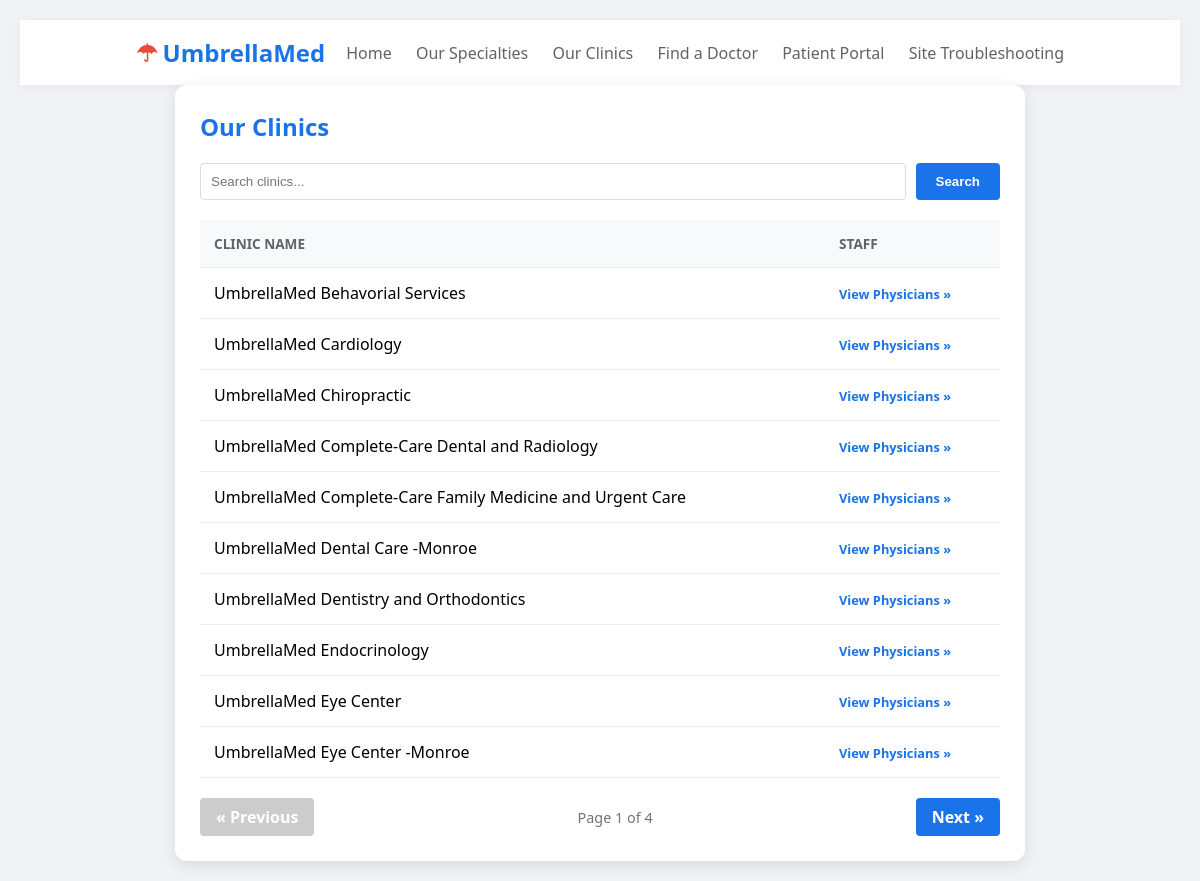
Screenshot of /clinics.php with the database file from the repository.
### tables this page shows
CREATE TABLE `clinics` (
  `clinic_id` int NOT NULL AUTO_INCREMENT,
  `clinic_name` varchar(100) NOT NULL,
  `clinic_address` varchar(255) NOT NULL,
  `clinic_suite` varchar(45) NOT NULL,
  `clinic_city` varchar(45) NOT NULL,
  `clinic_state` varchar(2) NOT NULL,
  `clinic_zip` varchar(45) NOT NULL,
  `clinic_phone` varchar(45) NOT NULL,
  `clinic_fax` varchar(45) NOT NULL,
  PRIMARY KEY (`clinic_id`)
);

### www/clinics.php (the view, shortened to what this page needs)
<!DOCTYPE html>
<html lang="en">
<head>
</head>
<body>
<nav>
    <div class="logo"><span>☂</span> UmbrellaMed</div>
    <div class="links">
        <a href="Umbrellamed.php">Home</a>
        <a href="specialties.php">Our Specialties</a>
        <a href="clinics.php">Our Clinics</a>
        <a href="physicians.php">Find a Doctor</a> <a href="#">Patient Portal</a>
        <a href="index.php">Site Troubleshooting</a>
    </div>
</nav>
<div class="container">
    <div class="header-bar">
        <h2>Our Clinics</h2>
    </div>
    <form method="GET" class="search-form">
        <input type="text" name="search" class="search-input" placeholder="Search clinics..." value="<?php echo isset($_GET['search']) ? htmlspecialchars($_GET['search']) : ''; ?>">
        <button type="submit" class="search-btn">Search</button>
    </form>
    <?php
    $servername = "localhost";
    $username = "UmbrellaUser";
    $password = "Net260Rocks!";
    $dbname = "umbrellamed";
    $conn = mysqli_connect($servername, $username, $password, $dbname);
    $search = isset($_GET['search']) ? mysqli_real_escape_string($conn, $_GET['search']) : '';
    $limit = 10;
    $page = isset($_GET['page']) ? (int)$_GET['page'] : 1;
    $offset = ($page - 1) * $limit;
    $where_clause = $search !== "" ? "WHERE clinic_name LIKE '%$search%'" : "";
    $total_sql = "SELECT COUNT(*) FROM clinics $where_clause";
    $total_result = mysqli_query($conn, $total_sql);
    $total_rows = mysqli_fetch_array($total_result)[0];
    $total_pages = ceil($total_rows / $limit);
    $sql = "SELECT clinic_id, clinic_name FROM clinics $where_clause ORDER BY clinic_name LIMIT $limit OFFSET $offset";
    $results = mysqli_query($conn, $sql);
    $search_param = ($search !== "") ? "&search=" . urlencode($search) : "";
    if (mysqli_num_rows($results) > 0) {
        echo "<table><tr><th>Clinic Name</th><th>Staff</th></tr>";
        while($row = mysqli_fetch_assoc($results)) {
            echo "<tr>";
            echo "<td>" . htmlspecialchars($row["clinic_name"]) . "</td>";
            echo "<td><a href='physicians.php?search=" . urlencode($row["clinic_name"]) . "' class='view-docs'>View Physicians &raquo;</a></td>";
            echo "</tr>";
        }
        echo "</table>";
        echo "<div class='pagination'>";
        echo ($page > 1) ? "<a href='?page=" . ($page - 1) . "$search_param' class='btn'>&laquo; Previous</a>" : "<a class='btn disabled'>&laquo; Previous</a>";
        echo "<span class='page-info'>Page $page of " . ($total_pages ?: 1) . "</span>";
        echo ($page < $total_pages) ? "<a href='?page=" . ($page + 1) . "$search_param' class='btn'>Next &raquo;</a>" : "<a class='btn disabled'>Next &raquo;</a>";
        echo "</div>";
    } else {
        echo "<p>No clinics found.</p>";
    }
    ?>
</div>
</body>
</html>

### www/clinics.php (style rules this page uses)
nav { background: white; padding: 1rem 10%; display: flex; justify-content: space-between; align-items: center; box-shadow: 0 2px 10px rgba(0,0,0,0.05); }
.logo { font-size: 1.5rem; font-weight: bold; color: #1a73e8; display: flex; align-items: center; }
.logo span { color: #e74c3c; margin-right: 5px; }
nav a { text-decoration: none; color: #5f6368; margin-left: 20px; font-weight: 500; }
body { font-family: 'Segoe UI', Tahoma, Geneva, Verdana, sans-serif; margin: 20px; background-color: #f0f2f5; }
.container { max-width: 800px; margin: auto; background: white; padding: 25px; border-radius: 12px; box-shadow: 0 4px 15px rgba(0,0,0,0.1); }
.header-bar { display: flex; justify-content: space-between; align-items: center; margin-bottom: 20px; }
h2 { color: #1a73e8; margin: 0; }
.search-form { margin-bottom: 20px; display: flex; gap: 10px; }
.search-input { flex-grow: 1; padding: 10px; border: 1px solid #ddd; border-radius: 4px; outline: none; }
.search-btn { padding: 10px 20px; background: #1a73e8; color: white; border: none; border-radius: 4px; cursor: pointer; font-weight: bold; }
table { width: 100%; border-collapse: collapse; }
th, td { text-align: left; padding: 14px; border-bottom: 1px solid #eee; }
th { background-color: #f8f9fa; color: #5f6368; text-transform: uppercase; font-size: 0.85rem; }
.view-docs { font-size: 0.8rem; color: #1a73e8; text-decoration: none; font-weight: bold; }
.pagination { margin-top: 20px; display: flex; justify-content: space-between; align-items: center; }
.btn { padding: 8px 16px; background: #1a73e8; color: white; text-decoration: none; border-radius: 4px; font-weight: bold; }
.btn.disabled { background: #ccc; cursor: not-allowed; pointer-events: none; }
.page-info { color: #70757a; font-size: 0.9rem; }

### rows the page displays
clinics: clinic_name "UmbrellaMed Behavorial Services"
clinics: clinic_name "UmbrellaMed Cardiology"
clinics: clinic_name "UmbrellaMed Chiropractic"
clinics: clinic_name "UmbrellaMed Complete-Care Dental and Radiology"
clinics: clinic_name "UmbrellaMed Complete-Care Family Medicine and Urgent Care"
clinics: clinic_name "UmbrellaMed Dental Care -Monroe"
clinics: clinic_name "UmbrellaMed Dentistry and Orthodontics"
clinics: clinic_name "UmbrellaMed Endocrinology"
clinics: clinic_name "UmbrellaMed Eye Center"
clinics: clinic_name "UmbrellaMed Eye Center -Monroe"

### other values shown
$page "1"
$total_pages ?: 1 "4"
